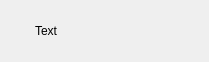
<?xml version="1.0" encoding="UTF-8"?>
<ui version="4.0">
 <class>CustomButton</class>
 <widget class="QWidget" name="CustomButton">
  <property name="geometry">
   <rect>
    <x>0</x>
    <y>0</y>
    <width>209</width>
    <height>62</height>
   </rect>
  </property>
  <property name="sizePolicy">
   <sizepolicy hsizetype="Expanding" vsizetype="Expanding">
    <horstretch>0</horstretch>
    <verstretch>0</verstretch>
   </sizepolicy>
  </property>
  <property name="minimumSize">
   <size>
    <width>209</width>
    <height>60</height>
   </size>
  </property>
  <property name="windowTitle">
   <string>Form</string>
  </property>
  <layout class="QHBoxLayout" name="horizontalLayout">
   <property name="spacing">
    <number>16</number>
   </property>
   <property name="leftMargin">
    <number>12</number>
   </property>
   <property name="topMargin">
    <number>12</number>
   </property>
   <property name="rightMargin">
    <number>12</number>
   </property>
   <property name="bottomMargin">
    <number>12</number>
   </property>
   <item>
    <widget class="QLabel" name="label_img">
     <property name="sizePolicy">
      <sizepolicy hsizetype="Minimum" vsizetype="Preferred">
       <horstretch>0</horstretch>
       <verstretch>0</verstretch>
      </sizepolicy>
     </property>
     <property name="maximumSize">
      <size>
       <width>64</width>
       <height>64</height>
      </size>
     </property>
     <property name="text">
      <string/>
     </property>
     <property name="pixmap">
      <pixmap resource="resources/resources.qrc">:/icons/book.svg</pixmap>
     </property>
     <property name="scaledContents">
      <bool>false</bool>
     </property>
     <property name="alignment">
      <set>Qt::AlignCenter</set>
     </property>
    </widget>
   </item>
   <item>
    <widget class="QLabel" name="label">
     <property name="text">
      <string>Text</string>
     </property>
    </widget>
   </item>
   <item>
    <spacer name="horizontalSpacer">
     <property name="orientation">
      <enum>Qt::Horizontal</enum>
     </property>
     <property name="sizeHint" stdset="0">
      <size>
       <width>40</width>
       <height>20</height>
      </size>
     </property>
    </spacer>
   </item>
  </layout>
 </widget>
 <resources>
  <include location="resources/resources.qrc"/>
 </resources>
 <connections/>
</ui>
